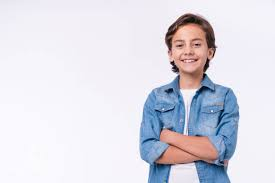
#> input picture Day5 project2/image.png, 275 x 183 px
$ python Day5.py
#> lines starting #> are read from the running program, lines starting #| are printed output that depends on the picture
#  Rotating and Adjusting Brightness
import cv2
import numpy as np
import matplotlib.pyplot as plt

image = cv2.imread('image.png')
#> image is the input picture: shape (183, 275, 3); mean B, G, R 228.5, 219, 219.7
image_rgb = cv2.cvtColor(image, cv2.COLOR_BGR2RGB)

# Rotate the image by 45 degrees around its center
(h, w) = image.shape[:2]
#> h = 183; w = 275
center = (w//2, h//2)
#> center = (137, 91)
M = cv2.getRotationMatrix2D(center, 45, 1.0)  # rotate by 45 degrees
rotated = cv2.warpAffine(image, M, (w, h))
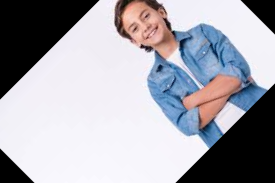
#> rotated: shape (183, 275, 3); mean B, G, R 173.7, 165.6, 166.1

rotated_rgb = cv2.cvtColor(rotated, cv2.COLOR_BGR2RGB)
plt.imshow(rotated_rgb)
plt.title("Rotated Image")
plt.show()

# Increase brightness by adding 50 to all pixel values
# Use cv2.add to avoid negative values or overflow
brightness_matrix = np.ones(image.shape, dtype="uint8") * 50
brighter = cv2.add(image, brightness_matrix)
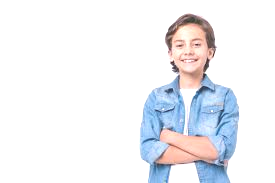
#> brighter: shape (183, 275, 3); mean B, G, R 243.8, 239.8, 238.5

brighter_rgb = cv2.cvtColor(brighter, cv2.COLOR_BGR2RGB)
plt.imshow(brighter_rgb)
plt.title("Brighter Image")
plt.show()
